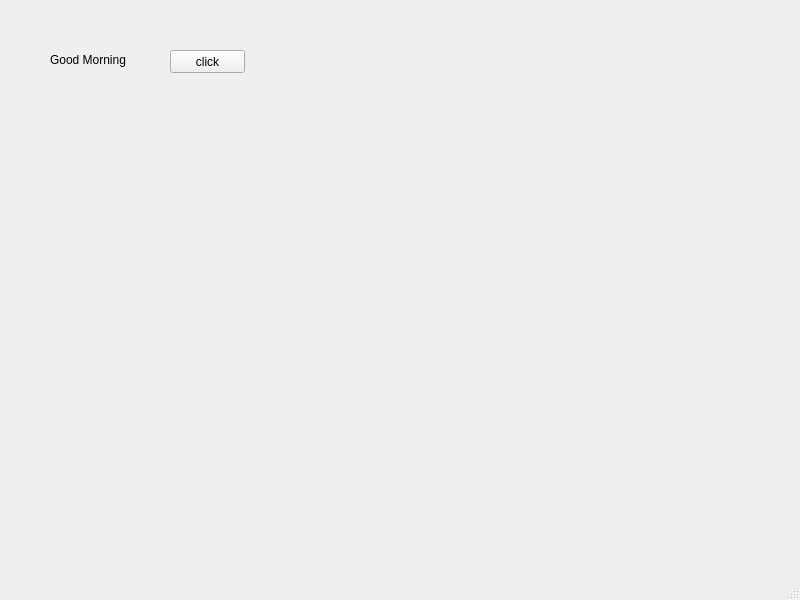
<?xml version="1.0" encoding="UTF-8"?>
<ui version="4.0">
 <class>MainWindow</class>
 <widget class="QMainWindow" name="MainWindow">
  <property name="geometry">
   <rect>
    <x>0</x>
    <y>0</y>
    <width>800</width>
    <height>600</height>
   </rect>
  </property>
  <property name="windowTitle">
   <string>MainWindow</string>
  </property>
  <widget class="QWidget" name="centralwidget">
   <widget class="QLabel" name="lbl">
    <property name="geometry">
     <rect>
      <x>50</x>
      <y>50</y>
      <width>101</width>
      <height>20</height>
     </rect>
    </property>
    <property name="text">
     <string>Good Morning</string>
    </property>
   </widget>
   <widget class="QPushButton" name="pb">
    <property name="geometry">
     <rect>
      <x>170</x>
      <y>50</y>
      <width>75</width>
      <height>23</height>
     </rect>
    </property>
    <property name="text">
     <string>click</string>
    </property>
   </widget>
  </widget>
  <widget class="QMenuBar" name="menubar">
   <property name="geometry">
    <rect>
     <x>0</x>
     <y>0</y>
     <width>800</width>
     <height>21</height>
    </rect>
   </property>
  </widget>
  <widget class="QStatusBar" name="statusbar"/>
 </widget>
 <resources/>
 <connections/>
</ui>
